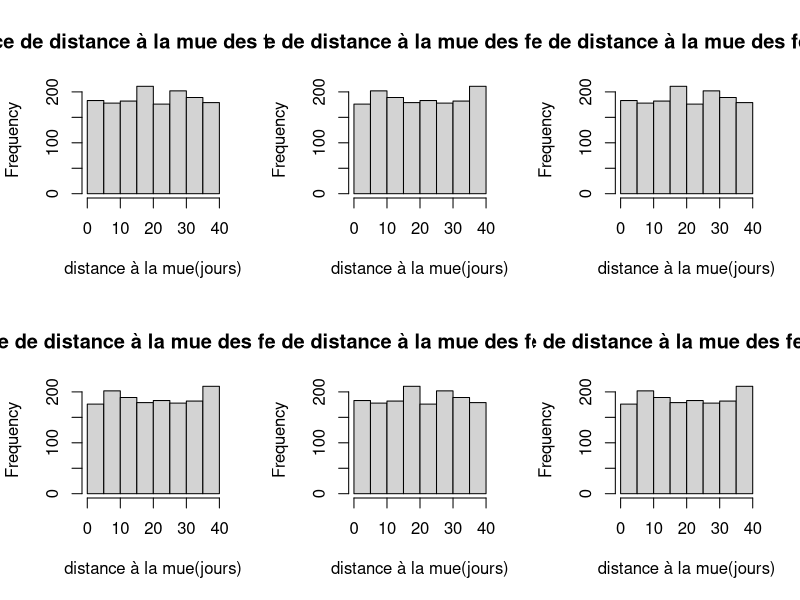

The R script that drew this image: (Note: this script raises an error after producing the figure.)
rm(list=ls())

debut <- Sys.time()

tps_max <- 1200
repetition <- 1

fem_5j_avt_mue_moy <- numeric(tps_max)
fem_10j_avt_mue_moy <- numeric(tps_max)
fem_15j_avt_mue_moy <- numeric(tps_max)
fem_5j_avt_rec_moy <- numeric(tps_max)
pret_fem_5j_avt_mue_moy <- numeric(tps_max)
pret_fem_10j_avt_mue_moy <- numeric(tps_max)
pret_fem_15j_avt_mue_moy <- numeric(tps_max)
nb_receptive_moy <- numeric(tps_max)
nb_fem_dispo_moy <- numeric(tps_max)
nb_male_dispo_moy <- numeric(tps_max)
nb_male_seul_moy <- numeric(tps_max)
nb_couples_moy <- numeric(tps_max)
nb_repro_moy <- numeric(tps_max)
coeff_pearson_moy <- numeric(tps_max)
prop_receptive_moy <- numeric(tps_max)

instant <- 1
screeninstant <- 1
split.screen(c(2,3))

for (iteration in 1:repetition){

	nb_ind_en_mue <- numeric(tps_max)
	fem_5j_avt_mue <- numeric(tps_max)
	fem_10j_avt_mue <- numeric(tps_max)
	fem_15j_avt_mue <- numeric(tps_max)
	fem_5j_avt_rec <- numeric(tps_max)
	pret_fem_5j_avt_mue <- numeric(tps_max)
	pret_fem_10j_avt_mue <- numeric(tps_max)
	pret_fem_15j_avt_mue <- numeric(tps_max)
	nb_fem_dispo <- numeric(tps_max)
	nb_male_dispo <- numeric(tps_max)
	nb_male_seul <- numeric(tps_max)
	nb_couples <- numeric(tps_max)
	nb_repro <- numeric(tps_max)
	nb_receptive <- numeric(tps_max)
	coeff_pearson <- numeric(tps_max)
	nm <- 1500
	nf <- 1500
	taille_moy_fem <- numeric(nf)
	taille_moy_mal <- numeric(nm)
	txmort_male <- 0.00
	txmort_femelle <- 0.00
	f_dist_mue_moy <- numeric(nf)
	prop_receptive <- numeric(tps_max)
	

	###################
	#TRAME DISTRIBUTION
	###################

	# Femelles :
	
	f_no <- c(1:nf)
	f_taille <- rnorm(nf,2,0.2)
	# f_max_dist_mue <- ceiling(6.75+14.83*f_taille)
	f_max_dist_mue <- rep(40,nf)
	# f_dist_mue <- rep(40,nf)
	f_dist_mue <- ceiling(runif(nf, min=0, max=f_max_dist_mue))
	# f_dist_mue <- runif(nf, min=0, max=f_max_dist_mue)
	# f_date_receptivite <- floor(f_max_dist_mue/2)
	f_date_receptivite <- f_max_dist_mue/2
	f_age <- numeric(nf)
	f_nb_mue <- numeric(nf)
	f_no_male <- numeric(nf)
	f_taille_male <- numeric(nf)
	f_dist_mue_male <- numeric(nf)

	# windows()
	# hist(f_dist_mue)

	# Males :

	m_no <- c(1:nm)
	m_taille <- rnorm(nm,2.75,0.2)
	# m_max_dist_mue <- ceiling(6.75+14.83*m_taille)  
	m_max_dist_mue <- rep(40,nm)
	# m_dist_mue <- rep(40, nm)
	m_dist_mue <- ceiling(runif(nm, min=0, max=m_max_dist_mue)) 
# m_dist_mue <- runif(nm, min=0, max=m_max_dist_mue)
	m_age <- numeric(nm)
	m_nb_mue <- numeric(nm)
	m_no_femelle <- numeric(nm)
	m_taille_femelle <- numeric(nm)
	m_dist_mue_femelle <- numeric(nm)

	###########################
	# VIEILLISSEMENT POPULATION
	###########################
	
	for (tps in 1:tps_max) {

		######################
		# MORTALITE/NAISSANCES
		######################

		### Mortalité :
		
	  # combien de males et de femelles vont mourir aujourd'hui ?
		nb_male_mort <- floor(nm*txmort_male)
		nb_femelle_mort <- floor(nf*txmort_femelle)
		
	  # la mort s'abat aléatoirement sur les individus :
		no_male_mort <- sample(m_no, nb_male_mort)
		no_femelle_mort <- sample(f_no, nb_femelle_mort)
		
	  # les individus appariés aux morts se retrouvent seuls :
		veuf <- f_no_male[no_femelle_mort]
		veuve <- m_no_femelle[no_male_mort]
		
		m_no_femelle[veuf] <- 0
		m_taille_femelle[veuf] <- 0
		m_dist_mue_femelle[veuf] <- 0
		f_no_male[veuve] <- 0
		f_taille_male[veuve] <- 0
		f_dist_mue_male[veuve] <- 0
		
		taille_mort <- m_taille[no_male_mort]
		taille_morte <- f_taille[no_femelle_mort]
		dist_mue_mort <- m_dist_mue[no_male_mort]
		dist_mue_morte <- f_dist_mue[no_femelle_mort]
		
	  # suppression des individus malchanceux :
		f_taille[no_femelle_mort] <- 0
		f_max_dist_mue[no_femelle_mort] <- 0
		f_dist_mue[no_femelle_mort] <- 0
		f_date_receptivite[no_femelle_mort] <- 0
		f_age[no_femelle_mort] <- 0
		f_nb_mue[no_femelle_mort] <- 0
		f_no_male[no_femelle_mort] <- 0
		f_taille_male[no_femelle_mort] <- 0
		f_dist_mue_male[no_femelle_mort] <- 0
		
		m_taille[no_male_mort] <- 0
		m_max_dist_mue[no_male_mort] <- 0
		m_dist_mue[no_male_mort] <- 0  
		m_age[no_male_mort]<- 0
		m_nb_mue[no_male_mort] <- 0
		m_no_femelle[no_male_mort] <- 0
		m_taille_femelle[no_male_mort] <- 0
		m_dist_mue_femelle[no_male_mort] <- 0

		
	  ### Naissances :
	  # pour chaque mort, un individu nait :
  
		# f_taille[no_femelle_mort] <- taille_morte
		f_taille[no_femelle_mort] <- rnorm(nb_femelle_mort,2,0.2)
		# f_max_dist_mue[no_femelle_mort] <- ceiling(6.75 + 14.83 * f_taille[no_femelle_mort])
		f_max_dist_mue[no_femelle_mort] <- 40
		f_dist_mue[no_femelle_mort] <- f_max_dist_mue[no_femelle_mort]
		# f_dist_mue[no_femelle_mort] <- dist_mue_morte
		# f_date_receptivite[no_femelle_mort] <- floor(f_max_dist_mue[no_femelle_mort]/2)
		f_date_receptivite[no_femelle_mort] <- f_max_dist_mue[no_femelle_mort]/2
		
		# m_taille[no_male_mort] <- taille_mort
		m_taille[no_male_mort] <- rnorm(nb_male_mort,2.75,0.2)
		# m_max_dist_mue[no_male_mort] <- ceiling(6.75 + 14.83 * m_taille[no_male_mort])
		m_max_dist_mue[no_male_mort] <- 40
		m_dist_mue[no_male_mort] <- m_max_dist_mue[no_male_mort]
		# m_dist_mue[no_male_mort] <- dist_mue_mort

		
		# tous les individus vieillissent d'un jour :
		f_age <- f_age + 1
		m_age <- m_age + 1	
		# tous les individus se rapprochent de leur date de mue : 
		f_dist_mue <- f_dist_mue - 1
		m_dist_mue <- m_dist_mue - 1		
		# les compagnons se rapprochent aussi de leur mue :
		f_dist_mue_male[f_dist_mue_male != 0] <- f_dist_mue_male[f_dist_mue_male != 0] -1
		m_dist_mue_femelle[m_dist_mue_femelle != 0] <- m_dist_mue_femelle[m_dist_mue_femelle != 0] -1
		
		# y en a-t-il qui mue aujourd'hui (femelle et male) ?
		nbmuetoday <- length(f_no[f_dist_mue <= 0]) + length(m_no[m_dist_mue <= 0])
	
		# si un des membres de la paire mue, le couple se sépare : 
		if (nbmuetoday > 0) {
			# quelles femelles muent aujourd'hui ?
			femelle_en_mue <- f_no[f_dist_mue <= 0]
			# qui parmi elles sont appariées ?
			femelle_en_mue_apparie <-f_no[(f_dist_mue <= 0) & (f_no_male != 0)]
			# males appariés avec une femelle qui mue aujourd'hui :
			male_apparie <- f_no_male[femelle_en_mue]  
			
			# idem pour les mâles :
			male_en_mue <- m_no[m_dist_mue <= 0]
			male_en_mue_apparie <- m_no[(m_dist_mue <= 0) & (m_no_femelle != 0)]
			femelle_apparie <- m_no_femelle[male_en_mue]
			
			# comptage du nombre de reproductions aujourd'hui :
			nbreprotoday <- length(femelle_en_mue_apparie)
			
			# femelle devient libre :
			f_no_male[femelle_en_mue_apparie] <- 0
			f_taille_male[femelle_en_mue_apparie] <- 0
			f_dist_mue_male[femelle_en_mue_apparie] <- 0
			m_no_femelle[male_apparie] <- 0
			m_taille_femelle[male_apparie] <- 0
			m_dist_mue_femelle[male_apparie] <- 0
			
			# male devient libre :
			m_no_femelle[male_en_mue_apparie] <- 0
			m_taille_femelle[male_en_mue_apparie] <- 0
			m_dist_mue_femelle[male_en_mue_apparie] <- 0
			f_no_male[femelle_apparie] <- 0
			f_taille_male[femelle_apparie] <- 0
			f_dist_mue_male[femelle_apparie] <- 0
			
			# les individus grandissent après mue (+10%) :
			f_taille[femelle_en_mue] <- f_taille[femelle_en_mue]*1.10
			m_taille[male_en_mue] <- m_taille[male_en_mue]*1.10
			# ils sont ensuite au maximum de la distance à leur prochaine mue :
			# f_dist_mue[femelle_en_mue] <- ceiling(6.75+14.83*f_taille[femelle_en_mue])  
			f_dist_mue[femelle_en_mue] <- 40
			# m_dist_mue[male_en_mue] <- ceiling(6.75+14.83*m_taille[male_en_mue])
			m_dist_mue[male_en_mue] <- 40
			# f_date_receptivite[femelle_en_mue] <- floor(f_dist_mue[femelle_en_mue]/2) #ici, dist_mue = max_dist_mue
			f_date_receptivite[femelle_en_mue] <- f_dist_mue[femelle_en_mue]/2
			# on compte 1 mue de plus : 
			f_nb_mue[femelle_en_mue] <- f_nb_mue[femelle_en_mue] + 1
			m_nb_mue[male_en_mue] <- m_nb_mue[male_en_mue] + 1
		}
	
		############
		#APPARIEMENT
		############

		# combien de femelles sont libres & receptives aujourd'hui ?
		
		nb_femelle_dispo <- length(f_no[(f_no_male >= 0) & (f_dist_mue <= f_date_receptivite)])
		# nb_femelle_dispo <- length(f_no[f_no_male >= 0])
		
		# lesquelles ?
		no_femelle_dispo <- f_no[(f_no_male >= 0) & (f_dist_mue <= f_date_receptivite)]
		# no_femelle_dispo <- f_no[f_no_male >= 0]
		
		# combien sont receptives ? (comptage)
		nbreceptive <- length(f_no[f_dist_mue <= f_date_receptivite])
		
		# combien de males sont célibataires ?
		nb_male_celibataire <- length(m_no[m_no_femelle >= 0])
		
		# s'il y a des individus libres, on lance l'appariement
		if ((nb_femelle_dispo > 0) & (nb_male_celibataire > 0)){
		
			# shaker des femelles disponibles (les 1eres ne sont pas privilégiées) :
			no_femelle_dispo <- sample(no_femelle_dispo, nb_femelle_dispo)
		
			# pour chaque femelle disponible (ligne = compteur de ligne) :
			
			for (ligne in no_femelle_dispo){
		
				# quels mâles sont disponibles (i.e. célibataires et qui muent APRES la femelle) ?
	
				no_male_dispo <- m_no[(m_no_femelle >= 0) & (m_dist_mue > f_dist_mue[ligne])]
				# no_male_dispo <- m_no[m_no_femelle >= 0]
				
				if (length(no_male_dispo) != 0){
					# /!\ pour eviter le "bug du sample" :
					if (length(no_male_dispo) == 1) {
						no_male_selec <- no_male_dispo
					} else if (length(no_male_dispo) > 1) {
					  # choix aléatoire du male :
						no_male_selec <- sample(no_male_dispo,1)
					}
					f_no_male[ligne] <- no_male_selec
					m_no_femelle[no_male_selec] <- f_no[ligne]
					f_taille_male[ligne] <- m_taille[no_male_selec]
					f_dist_mue_male[ligne] <- m_dist_mue[no_male_selec]
					m_taille_femelle[no_male_selec] <- f_taille[ligne]
					m_dist_mue_femelle[no_male_selec] <- f_dist_mue[ligne]
				}
			}
		}
		
		# table(f_no_male)
		# table(m_no_femelle)

		# nb_femelle_dispo <- length(f_no[f_no_male == 0 & f_dist_mue <= f_date_receptivite])
		# nb_femelle_dispo <- length(f_no[f_no_male == 0])
		nbreceptive <- length(f_no[f_dist_mue <= f_date_receptivite])
		nb_male_celibataire <- length(m_no[m_no_femelle >= 0])
		# no_male_dispo <- m_no[m_no_femelle == 0 & (m_dist_mue > f_dist_mue[ligne])]
		# no_male_dispo <- m_no[m_no_femelle == 0]
		
		
		# suivi des femelles x jours avant mue :
		
		femelle_5j_avt_mue <- f_no[(f_dist_mue <= 5) & (f_dist_mue >= 1)]
		nb_fem_5j_avt_mue <- length(femelle_5j_avt_mue)
		femelle_10j_avt_mue <- f_no[(f_dist_mue <= 10) & (f_dist_mue >= 1)]
		nb_fem_10j_avt_mue <- length(femelle_10j_avt_mue)
		femelle_15j_avt_mue <- f_no[(f_dist_mue <= 15) & (f_dist_mue >= 1)]
		nb_fem_15j_avt_mue <- length(femelle_15j_avt_mue)
		
		
		
		# suivi des mâles pouvant prendre les femelles ci-dessus :
		
		# pretendant_fem_5j_avt_mue <- m_no[(m_no_femelle == 0) & (m_dist_mue > 5)]
		# nb_pretendant_fem_5j_avt_mue <- length(pretendant_fem_5j_avt_mue)
		# pretendant_fem_10j_avt_mue <- m_no[(m_no_femelle == 0) & (m_dist_mue > 10)]
		# nb_pretendant_fem_10j_avt_mue <- length(pretendant_fem_10j_avt_mue)
		# pretendant_fem_15j_avt_mue <- m_no[(m_no_femelle == 0) & (m_dist_mue > 15)]
		# nb_pretendant_fem_15j_avt_mue <- length(pretendant_fem_15j_avt_mue)
		
		pretendant_fem_5j_avt_mue <- m_no[(m_dist_mue > 5)]
		nb_pretendant_fem_5j_avt_mue <- length(pretendant_fem_5j_avt_mue)
		pretendant_fem_10j_avt_mue <- m_no[(m_dist_mue > 10)]
		nb_pretendant_fem_10j_avt_mue <- length(pretendant_fem_10j_avt_mue)
		pretendant_fem_15j_avt_mue <- m_no[(m_dist_mue > 15)]
		nb_pretendant_fem_15j_avt_mue <- length(pretendant_fem_15j_avt_mue)
		
		nb_fem_5j_avt_rec <- length(f_no[f_dist_mue <= f_date_receptivite + 5 & f_dist_mue >= f_date_receptivite + 1])
		
		coeff <- cor.test(f_taille_male[f_no_male != 0], f_taille[f_no_male != 0], method = "pearson")$estimate
		nb_ind_en_mue[tps] <- nbmuetoday
		nb_fem_dispo[tps] <- nb_femelle_dispo
		fem_5j_avt_mue[tps] <- nb_fem_5j_avt_mue
		fem_10j_avt_mue[tps] <- nb_fem_10j_avt_mue
		fem_15j_avt_mue[tps] <- nb_fem_15j_avt_mue
		fem_5j_avt_rec[tps] <- nb_fem_5j_avt_rec
		pret_fem_5j_avt_mue[tps] <- nb_pretendant_fem_5j_avt_mue
		pret_fem_10j_avt_mue[tps] <- nb_pretendant_fem_10j_avt_mue
		pret_fem_15j_avt_mue[tps] <- nb_pretendant_fem_15j_avt_mue
		nb_receptive[tps] <- nbreceptive
		prop_receptive[tps] <- (nb_receptive[tps] * 100) / nf
		nb_male_dispo[tps] <- length(no_male_dispo)
		nb_male_seul[tps] <- nb_male_celibataire
		nb_couples[tps] <- length(f_no[f_no_male != 0])
		nb_repro[tps] <- nbreprotoday
		coeff_pearson[tps] <- coeff


		
	
		if(tps == instant & tps < 120 ){
			screen(screeninstant)
			hist(f_dist_mue, xlab="distance à la mue(jours)", main=paste("Fréquence de distance à la mue des femelles, t=",instant-1))
			# plot(f_dist_mue~f_taille, xlab="Taille femelle", ylab="Distance à la mue", main=paste("Jour",instant))
			instant <- instant + 20
			screeninstant <- screeninstant + 1
		}
	}

	fem_5j_avt_mue_moy <- fem_5j_avt_mue_moy + fem_5j_avt_mue/repetition
	fem_10j_avt_mue_moy <- fem_10j_avt_mue_moy + fem_10j_avt_mue/repetition
	fem_15j_avt_mue_moy <- fem_15j_avt_mue_moy + fem_15j_avt_mue/repetition
	fem_5j_avt_rec_moy <- fem_5j_avt_rec_moy + fem_5j_avt_rec/repetition
	pret_fem_5j_avt_mue_moy <- pret_fem_5j_avt_mue_moy + pret_fem_5j_avt_mue/repetition
	pret_fem_10j_avt_mue_moy <- pret_fem_10j_avt_mue_moy + pret_fem_10j_avt_mue/repetition
	pret_fem_15j_avt_mue_moy <- pret_fem_15j_avt_mue_moy + pret_fem_15j_avt_mue/repetition
	nb_receptive_moy <- nb_receptive_moy + nb_receptive/repetition
	prop_receptive_moy <- prop_receptive_moy + prop_receptive/repetition
	nb_fem_dispo_moy <- nb_fem_dispo_moy + nb_fem_dispo/repetition
	nb_male_seul_moy <- nb_male_seul_moy + nb_male_seul/repetition
	nb_male_dispo_moy <- nb_male_dispo_moy + nb_male_dispo/repetition
	nb_couples_moy <- nb_couples_moy + nb_couples/repetition
	nb_repro_moy <- nb_repro_moy + nb_repro/repetition
	coeff_pearson_moy <- coeff_pearson_moy + coeff_pearson/repetition 
	taille_moy_fem <- taille_moy_fem + f_taille/repetition
	taille_moy_mal <- taille_moy_mal + m_taille/repetition
	
	
}
	femelle <- data.frame(f_no, f_taille, f_dist_mue, f_date_receptivite, f_age, f_nb_mue, f_no_male, f_taille_male, f_dist_mue_male)
	male <- data.frame(m_no, m_taille, m_dist_mue, m_age, m_nb_mue, m_no_femelle, m_taille_femelle, m_dist_mue_femelle)
	
# nb_receptive_moy
# nb_fem_dispo_moy
# nb_couples_moy
# nb_repro_moy
# coeff_pearson_moy
# taille_moy_fem
# taille_moy_mal

windows()
	split.screen(c(1,2))
	screen(1)
	hist(taille_moy_fem, xlab= 'Taille', main = 'Distribution taille femelles', breaks = 40)
	screen(2)
	hist(taille_moy_mal, xlab= 'Taille', main = 'Distribution taille males', breaks = 40)

	windows()
	plot(nb_couples_moy, type="l", lwd=3, xlim=c(0,1200), ylim=c(0,1500), xlab='Jours', ylab="Effectifs", col="red", main='Suivi des femelles')
	points(nb_receptive_moy, type="l",lty=3,lwd=3, col="pink")
	points(nb_fem_dispo_moy, type="l", col="orange")
	points(nb_couples_moy + nb_male_seul_moy, type="l", col="black")
	points(nb_male_dispo_moy, type="l", col="blue")
	# points(fem_5j_avt_rec_moy, type="l", col="brown")
	# points(fem_5j_avt_mue_moy, type="l", col="green")
	
	windows()
	plot(nb_repro_moy, type='l', xlab='Jours', main='Nombre de reproductions par jour')
	
	windows()
	plot(f_taille_male[f_no_male != 0]~f_taille[f_no_male != 0], xlab="taille femelle", ylab="taille male", main = paste("Homogamie taille : réplicat", iteration), asp=1)
	abline(0, 1, lty = 3)
	reg <- lm(f_taille_male[f_no_male != 0]~f_taille[f_no_male != 0])
	abline(reg)
	
	windows()
	plot(coeff_pearson_moy, type="l", ylim=c(-0.2,1), xlab="jours", main="Coefficient de correlation de Pearson entre la taille des individus appariés")
	abline(h=0)
	
	windows()
	plot(fem_5j_avt_mue_moy, type="l", lwd=3,xlim=c(0,300), ylim=c(0,1500), xlab="jours", ylab="effectif", main="Suivi des individus x jours avant mue des femelles", col="green")
	points(fem_10j_avt_mue_moy, type="l", lwd=3, col="blue")
	points(fem_15j_avt_mue_moy, type="l", lwd=3, col="brown")
	points(pret_fem_5j_avt_mue_moy, type="l", col="green")
	points(pret_fem_10j_avt_mue_moy, type="l", col="blue")
	points(pret_fem_15j_avt_mue_moy, type="l", col="brown")
	points(nb_couples_moy, type="l", lty=3, lwd=3, col="red")
	mtext("traits épais : femelles ; traits fins : mâles prétendants ; pointillés : couples", 3, cex  = 0.8)
	
	windows()
	plot(prop_receptive_moy, type="l", ylim=c(0,100), xlab="jours", ylab="pourcentage", main="Pourcentage de femelles receptives")
	
fin <- Sys.time()
warnings()
	fin - debut